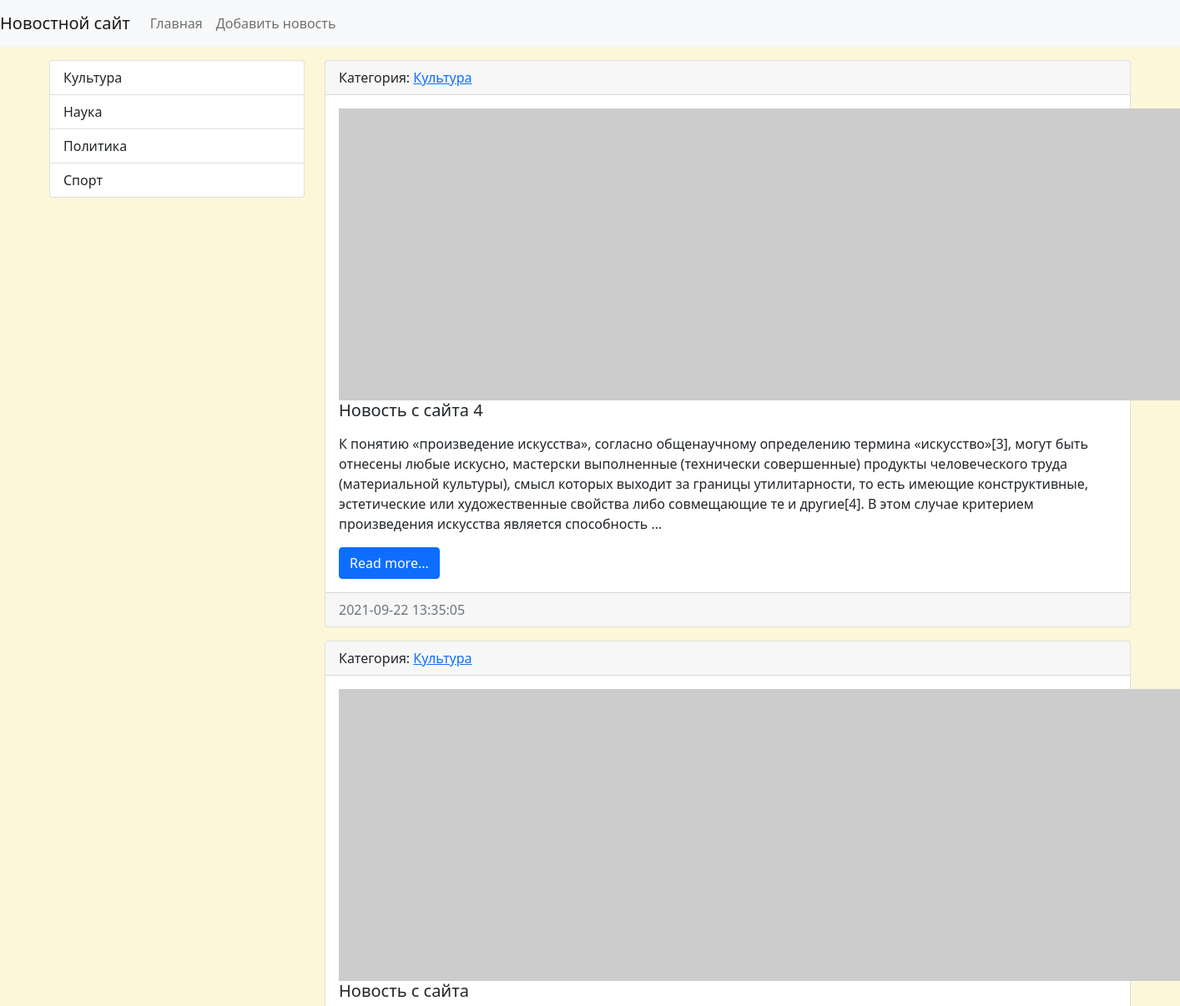
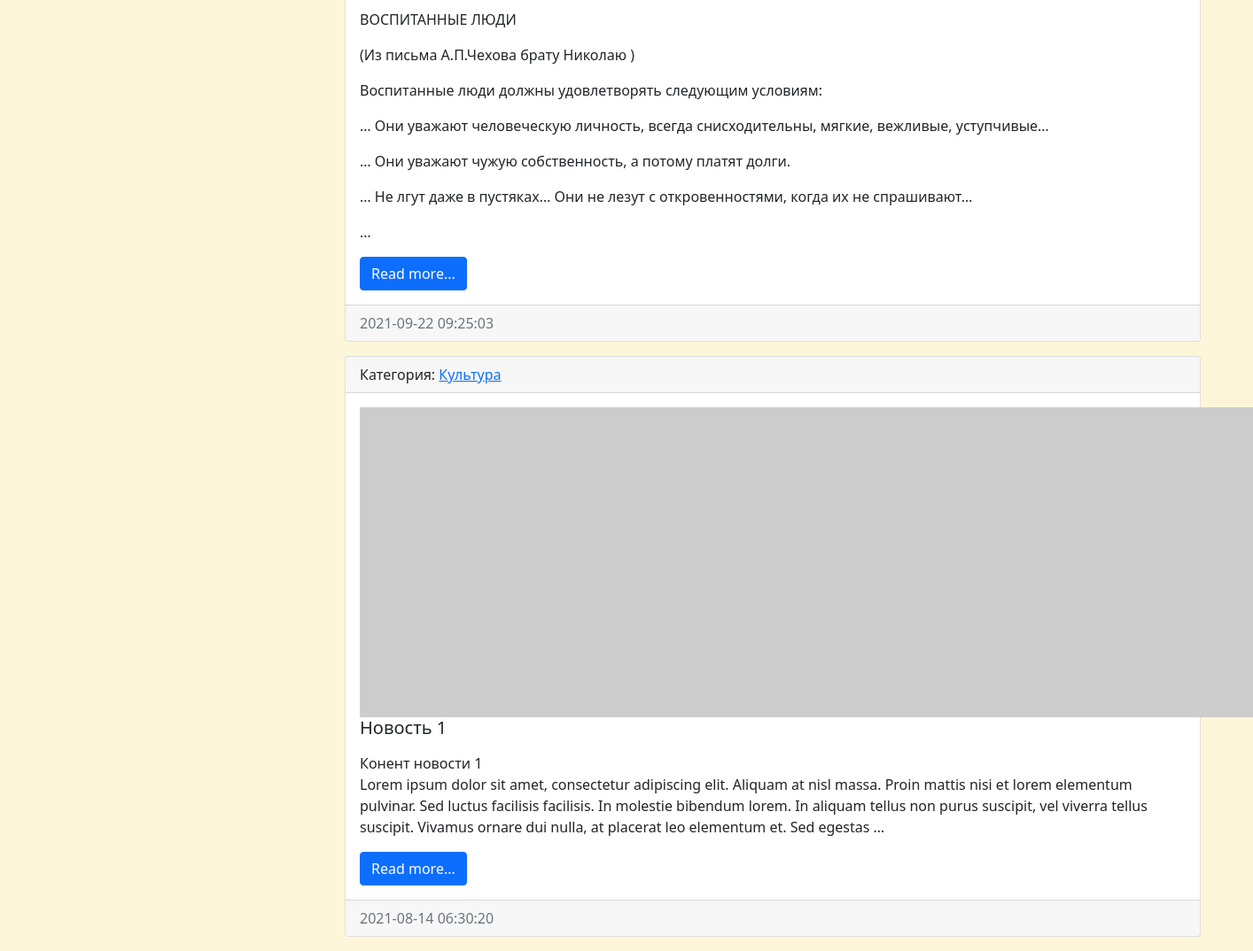
Page /category/1/ on the committed database (2 pictures, top to bottom).
### news/models.py (models this page shows, shortened)
class Category(models.Model):
    title = models.CharField(max_length=150, db_index=True, verbose_name='Наименование категории')
    def get_absolute_url(self):
        return reverse('category', kwargs={"category_id": self.pk})
    def __str__(self):
        return self.title
    class Meta:
        verbose_name = 'Категория'
        verbose_name_plural = 'Категории'
        ordering = ['title']

class News(models.Model):
    title = models.CharField(max_length=150, verbose_name='Наименование')
    content = models.TextField(blank=True, verbose_name='Контент')
    created_at = models.DateTimeField(auto_now_add=True, verbose_name='Дата публикации')
    updated_at = models.DateTimeField(auto_now=True, verbose_name='Обновлено')
    photo = models.ImageField(upload_to='photos/%Y/%m/%d/', verbose_name='Фото', blank=True)
    is_published = models.BooleanField(default=True, verbose_name='Опубликовано')
    category = models.ForeignKey('Category', on_delete=models.PROTECT, null=True, verbose_name='Категория')
    def get_absolute_url(self):
        return reverse('view_news', kwargs={"pk": self.pk})
    class Meta:
        verbose_name = 'Новость'
        verbose_name_plural = 'Новости'
        ordering = ['-created_at']

### news/views.py (the view)
# urls.py: path('category/<int:category_id>/', NewsByCategory.as_view(extra_context={'title': 'Какой-то Тайтл'}), name='category'),
class NewsByCategory(ListView):
    model = News
    template_name = 'news/home_news_list.html'  # Change directory
    context_object_name = 'news'
    allow_empty = False
    def get_context_data(self, *, object_list=None, **kwargs):
        context = super().get_context_data(**kwargs)
        context['title'] = Category.objects.get(pk=self.kwargs['category_id'],)
        return context
    def get_queryset(self):
        return News.objects.filter(category_id=self.kwargs['category_id'], is_published=True)

### news/templatetags/news_tags.py (called while the page is built)
@register.inclusion_tag('news/list_categories.html')
def show_categories(arg1='Hello', arg2='world'):
    categories = Category.objects.all()
    return {"categories": categories, "arg1": arg1, "arg2": arg2}

### news/templates/news/home_news_list.html (shortened to what this page needs)
{% extends 'base.html' %}
{% block sidebar %}
{% include 'inc/_sidebar.html' %}
{% endblock %}
{% block content %}
{% for item in news %}
<div class="card mb-3">
    <div class="card-header">
        Категория: <a href="{{ item.category.get_absolute_url }}">{{ item.category }}</a>
    </div>
    <div class="card-body">
        <div class="media">
            {% if item.photo %}
            <img src="{{ item.photo.url }}" alt="" width="350" class="mr-3">
            {% else %}
            <img src="https://picsum.photos/id/1060/350/235/?blur=2" alt="" class="mr-3">
            {% endif %}
            <div class="media-body">
                <h5 class="card-title">{{ item.title }}</h5>
                <p class="card-text">{{ item.content|safe|linebreaks|truncatewords:50 }}</p>
                <a href="{{ item.get_absolute_url }}" class="btn btn-primary">Read more...</a>
            </div>
        </div>
    </div>
    <div class="card-footer text-muted">
        {{ item.created_at|date:"Y-m-d H:i:s" }}
    </div>
</div>
{% endfor %}
{% endblock %}

### news/templates/news/list_categories.html
<div class="list-group">
    {% for item in categories %}
    <a href="{{ item.get_absolute_url }}" class="list-group-item list-group-item-action">{{ item.title }}</a>
    {% endfor %}
</div>

### mysite/static/css/style.css (style rules this page uses)
body { background-color: #FDF6D9; }

### rows in the picture
Category: title "Культура"
Category: title "Наука"
Category: title "Политика"
Category: title "Спорт"
News: category "Культура", title "Новость с сайта 4", content "К понятию «произведение искусства», согласно общенаучному определению термина «искусство»[3], могут быть отнесены любые искусно, мастерски выполненные (технически совершенные) продукты человеческого труда (материальной культуры), смысл которых выходит за границы утилитарности, то есть имеющие конструктивные, эстетические или художественные свойства либо совмещающие те и другие[4]. В этом случае критерием произведения искусства является способность …", created_at "2021-09-22 13:35:05"
News: category "Культура", title "Новость с сайта", content "ВОСПИТАННЫЕ ЛЮДИ (Из письма А.П.Чехова брату Николаю ) Воспитанные люди должны удовлетворять следующим условиям: … Они уважают человеческую личность, всегда снисходительны, мягкие, вежливые, уступчивые… … Они уважают чужую собственность, а потому платят долги. … Не лгут даже в пустяках… Они не лезут с откровенностями, когда их не спрашивают… …", created_at "2021-09-22 09:25:03"
News: category "Культура", title "Новость 1", content "Конент новости 1 Lorem ipsum dolor sit amet, consectetur adipiscing elit. Aliquam at nisl massa. Proin mattis nisi et lorem elementum pulvinar. Sed luctus facilisis facilisis. In molestie bibendum lorem. In aliquam tellus non purus suscipit, vel viverra tellus suscipit. Vivamus ornare dui nulla, at placerat leo elementum et. Sed egestas …", created_at "2021-08-14 06:30:20"
